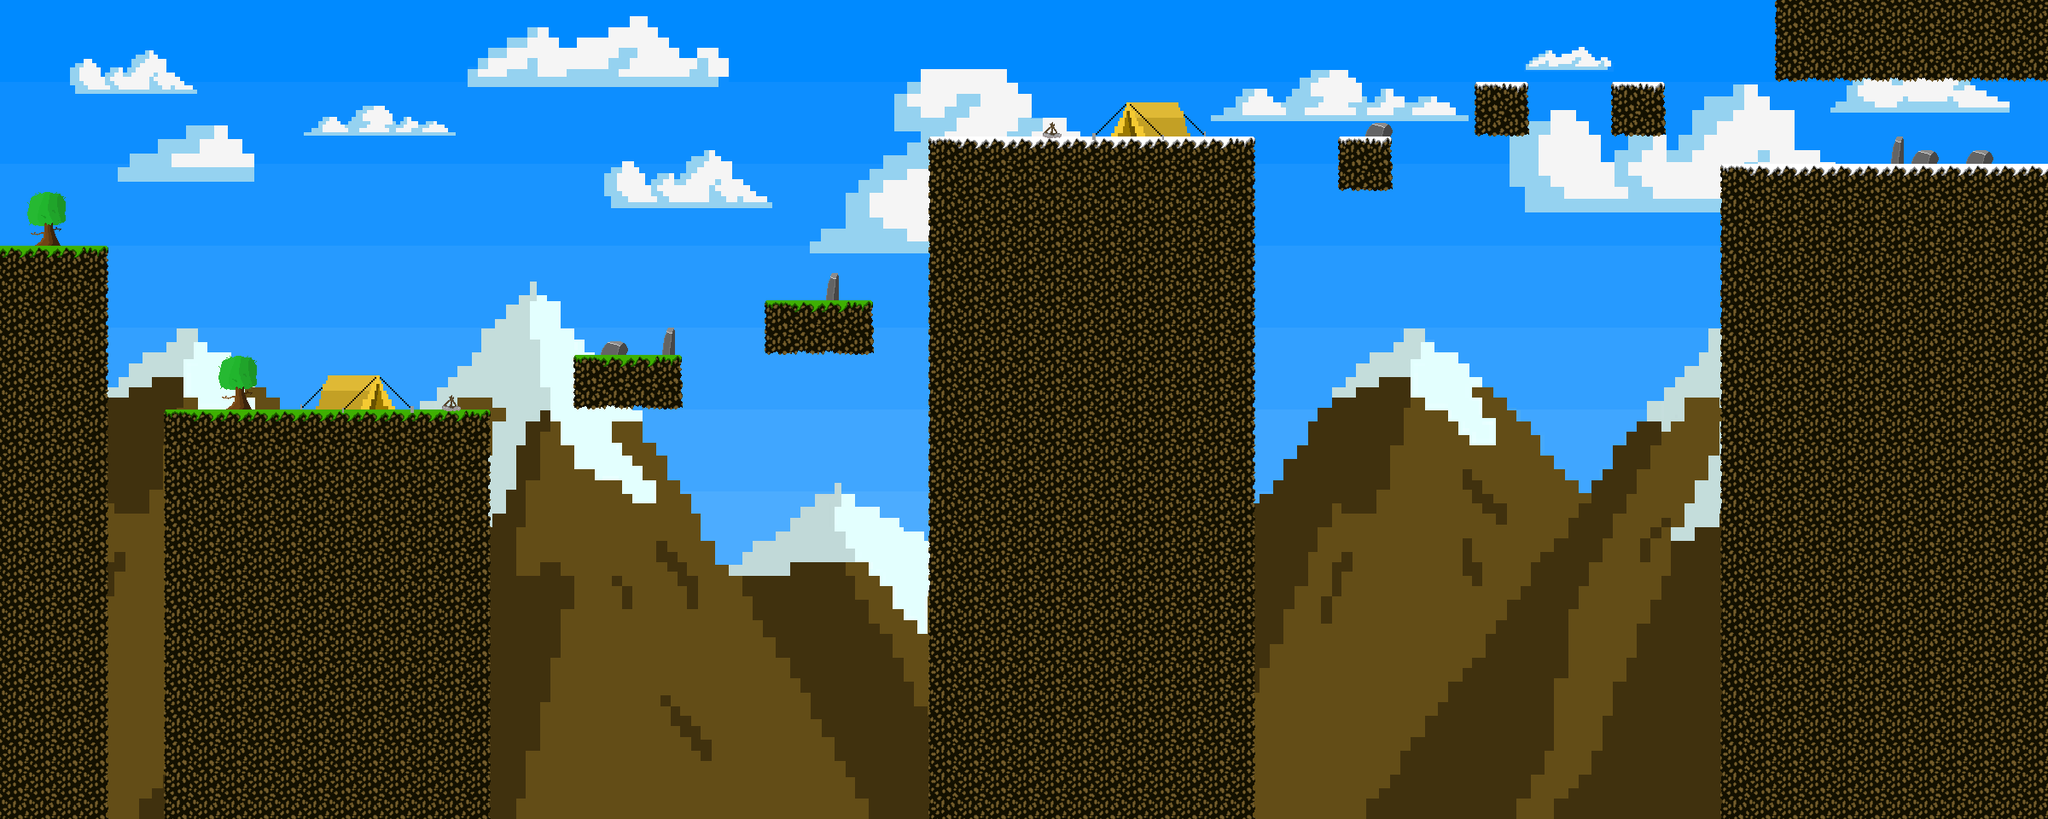

Tiled map render using the project's own tile images. Description and the map definition, with tile-layer contents summarised, below:
An orthogonal 75x30 tile map with 32x32 px tiles, 3 tile layers (background, ground, props).

<map version="1.0" tiledversion="1.1.0" orientation="orthogonal" renderorder="right-down" width="75" height="30" tilewidth="32" tileheight="32" infinite="0" nextobjectid="1">
 <tileset firstgid="1" name="tileset" tilewidth="32" tileheight="32" tilecount="2670" columns="89">
  <image source="tileset.png" width="2848" height="960" />
  <tile id="90">
   <properties>
    <property name="collides" type="bool" value="true" />
   </properties>
  </tile>
  <tile id="91">
   <properties>
    <property name="collides" type="bool" value="true" />
   </properties>
  </tile>
  <tile id="92">
   <properties>
    <property name="collides" type="bool" value="true" />
   </properties>
  </tile>
  <tile id="179">
   <properties>
    <property name="collides" type="bool" value="true" />
   </properties>
  </tile>
  <tile id="180">
   <properties>
    <property name="collides" type="bool" value="true" />
   </properties>
  </tile>
  <tile id="181">
   <properties>
    <property name="collides" type="bool" value="true" />
   </properties>
  </tile>
  <tile id="268">
   <properties>
    <property name="collides" type="bool" value="true" />
   </properties>
  </tile>
  <tile id="269">
   <properties>
    <property name="collides" type="bool" value="true" />
   </properties>
  </tile>
  <tile id="270">
   <properties>
    <property name="collides" type="bool" value="true" />
   </properties>
  </tile>
  <tile id="279">
   <properties>
    <property name="collides" type="bool" value="true" />
   </properties>
  </tile>
  <tile id="446">
   <properties>
    <property name="collides" type="bool" value="true" />
   </properties>
  </tile>
  <tile id="447">
   <properties>
    <property name="collides" type="bool" value="true" />
   </properties>
  </tile>
  <tile id="448">
   <properties>
    <property name="collides" type="bool" value="true" />
   </properties>
  </tile>
  <tile id="455">
   <properties>
    <property name="collides" type="bool" value="true" />
   </properties>
  </tile>
  <tile id="535">
   <properties>
    <property name="collides" type="bool" value="true" />
   </properties>
  </tile>
  <tile id="536">
   <properties>
    <property name="collides" type="bool" value="true" />
   </properties>
  </tile>
  <tile id="537">
   <properties>
    <property name="collides" type="bool" value="true" />
   </properties>
  </tile>
  <tile id="544">
   <properties>
    <property name="collides" type="bool" value="true" />
   </properties>
  </tile>
  <tile id="624">
   <properties>
    <property name="collides" type="bool" value="true" />
   </properties>
  </tile>
  <tile id="625">
   <properties>
    <property name="collides" type="bool" value="true" />
   </properties>
  </tile>
  <tile id="626">
   <properties>
    <property name="collides" type="bool" value="true" />
   </properties>
  </tile>
  <tile id="633">
   <properties>
    <property name="collides" type="bool" value="true" />
   </properties>
  </tile>
  <tile id="717">
   <properties>
    <property name="collides" type="bool" value="true" />
   </properties>
  </tile>
  <tile id="719">
   <properties>
    <property name="collides" type="bool" value="true" />
   </properties>
  </tile>
  <tile id="720">
   <properties>
    <property name="collides" type="bool" value="true" />
   </properties>
  </tile>
 </tileset>
 <layer name="background" width="75" height="30">
  <data>[2250 cells, 2250 non-empty, 2250 distinct tile ids]</data>
 </layer>
 <layer name="ground" width="75" height="30">
  <data>[2250 cells, 910 non-empty, 18 distinct tile ids]</data>
 </layer>
 <layer name="props" width="75" height="30">
  <data>[2250 cells, 54 non-empty, 39 distinct tile ids]</data>
 </layer>
</map>
